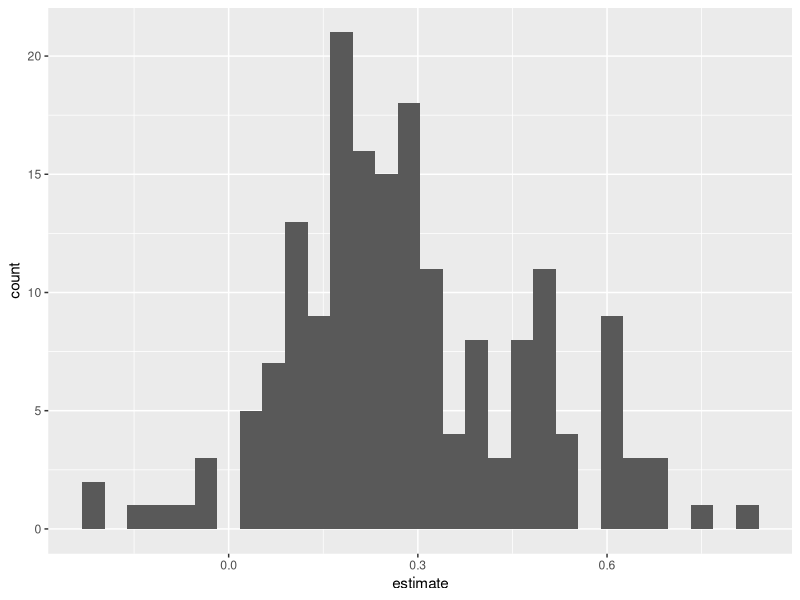
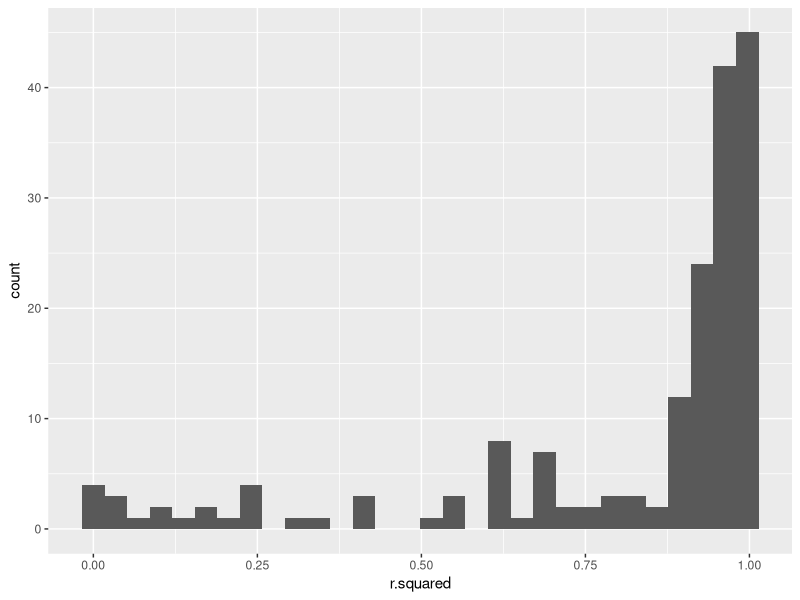
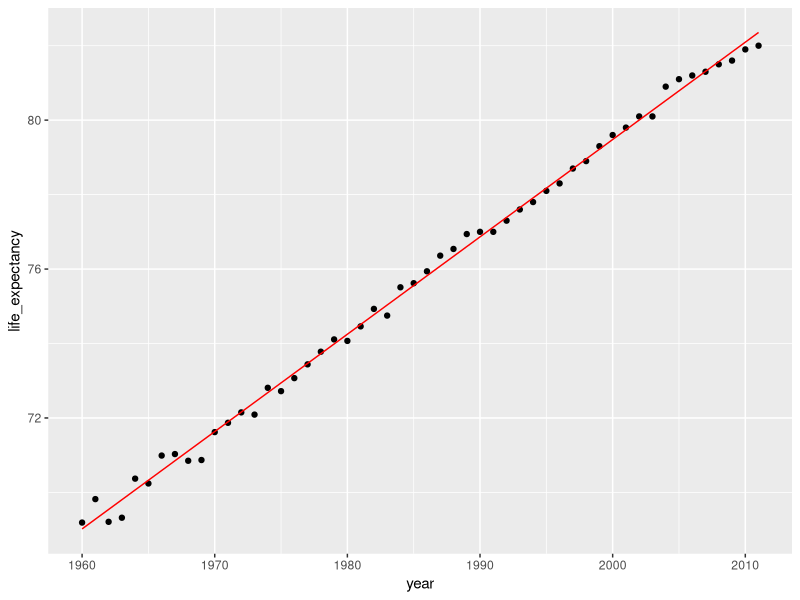
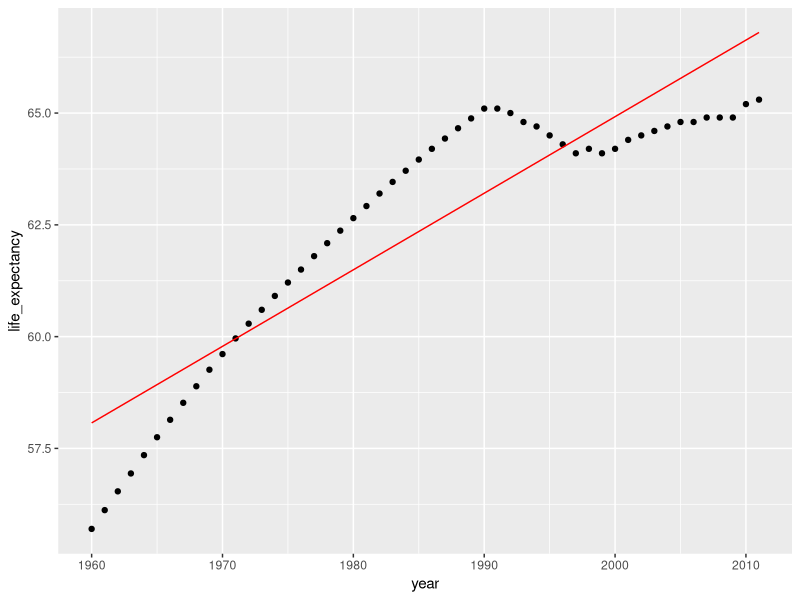
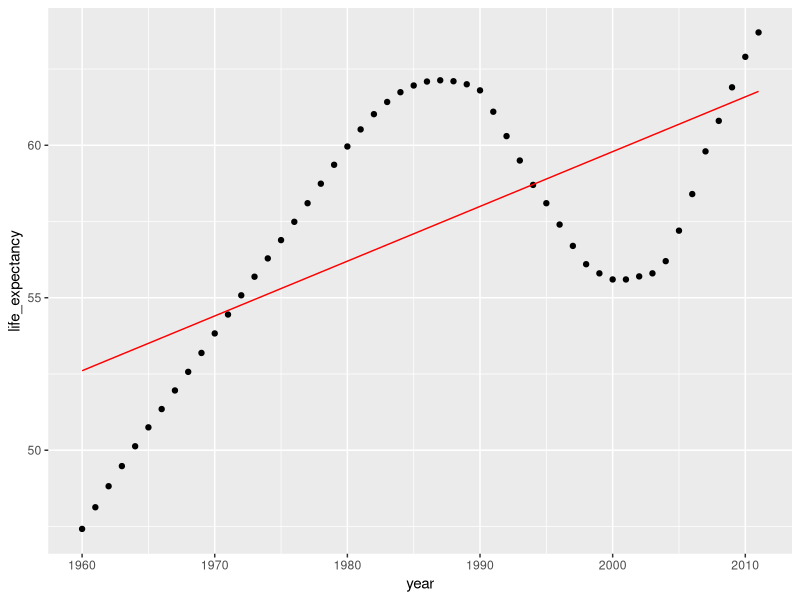

Reproduce these figures in R, in order. (Note: this script raises an error after producing the figures.)
#' In this chapter you'll learn how to use the coefficients of these models to gain new
#' insights into the gapminder data.

# Load packages -------------------------------------------------------------------------------

library(tidyverse)
library(dslabs)
library(broom)


# Creating nested data and models -------------------------------------------------------------

gap_nested <- gapminder %>% 
      drop_na %>% 
      group_by(country) %>% 
      nest()

gap_models <- gap_nested %>% # group_by(gapminder, country) %>% nest() -- Make a list column
      mutate(model = map(data, ~lm(formula = life_expectancy~year, data = .x))) # Work with lists

# Tidy up the coefficients of your models -----------------------------------------------------

# Extract the coefficient statistics of each model into nested dataframes and simplify the coef dataframes
model_coef <- gap_models %>% 
      mutate(coef = map(model, ~tidy(.x))) %>% 
      unnest(coef)

#' Now let's explore these values to see what you can learn from this data.

# Plot a histogram of the coefficient estimates for year         
model_coef %>% 
      filter(term == "year") %>% 
      ggplot(aes(x = estimate)) +
      geom_histogram()

# Which country had the fastest growth in life expectancy

model_coef %>% 
      filter(term == "year") %>% 
      filter(estimate == max(estimate))

# How many countries had descreases in life expectancy

model_coef %>% 
      filter(term == "year") %>% 
      count(count = estimate < 0) %>% 
      mutate(prop = n/sum(n))

# Evaluating the fit of many models -----------------------------------------------------------

# Extract the fit statistics of each model into simplified dataframes

model_perf <- gap_models %>% 
      mutate(coef = map(model, ~glance(.x))) %>% 
      unnest(coef)

# Find the best fitting model
 
model_perf %>% 
      top_n(n = 2, wt = r.squared)

# Find the worst fitting model

model_perf %>% 
      top_n(n = 2, wt = -r.squared)

# Plot a histogram of rsquared for the 185 models    

model_perf %>% 
      ggplot(aes(x = r.squared)) + 
      geom_histogram()

# Visually inspect the fit of many models -----------------------------------------------------

# Building augmented dataframes

augmented_models <- gap_models %>% 
      mutate(agumented = map(model, ~augment(.x))) %>% 
      unnest(agumented)

# Model for a country with a high r squared

augmented_models %>% 
      filter(country == "Italy") %>% 
      ggplot(aes(year, life_expectancy)) +
      geom_point() +
      geom_line(aes(y = .fitted), color = "red")

# Model for a country with a medium r squared

augmented_models %>% 
      filter(country == "Fiji") %>% 
      ggplot(aes(year, life_expectancy)) +
      geom_point() +
      geom_line(aes(y = .fitted), color = "red")

# Model for a country with a low r squared

augmented_models %>% 
      filter(country == "Kenya") %>% 
      ggplot(aes(year, life_expectancy)) +
      geom_point() +
      geom_line(aes(y = .fitted), color = "red")

# Compare the predicted values with the actual values of life expectancy 
# for the top 4 best fitting models

best_augmented %>% 
      ggplot(aes(x = year)) +
      geom_point(aes(y = life_expectancy)) + 
      geom_line(aes(y = .fitted), color = "red") +
      facet_wrap(~country, scales = "free_y")

# Compare the predicted values with the actual values of life expectancy 
# for the top 4 worst fitting models
worst_augmented %>% 
      ggplot(aes(x = year)) +
      geom_point(aes(y = life_expectancy)) + 
      geom_line(aes(y = .fitted), color = "red") +
      facet_wrap(~country, scales = "free_y")

# Improve the fit of your models --------------------------------------------------------------

# Simple linear model

gap_models <- gap_nested %>%
      mutate(model = map(data, ~lm(formula = life_expectancy ~ year, data = .x)))

# Multiple linear model

gap_fullmodels <- gap_nested %>%
      mutate(model = map(data, ~lm(formula = life_expectancy ~ year + infant_mortality +
                                         fertility + population, data = .x)))

tidy(gap_fullmodels$model[[1]])
augment(gap_fullmodels$model[[1]])
glance(gap_fullmodels$model[[1]]) # use adjusted r squared

fullmodel_perf <- gap_fullmodels %>% 
      # Extract the fit statistics of each model into dataframes
      mutate(fit = map(model, ~glance(.x))) %>% 
      # Simplify the fit dataframes for each model
      unnest(fit)

# View the performance for the four countries with the worst fitting 
# four simple models you looked at before

fullmodel_perf %>% 
      top_n(n = 4, wt = -r.squared) %>% 
      # filter(country %in% worst_fit$country) %>% 
      select(country, adj.r.squared)

#' In the upcomming chapter you will learn how to estimate model performance using data withheld 
#' from building the model.
